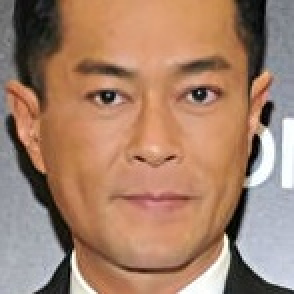
#> input picture dataset/public_face/good/1_00823243-6faa-4848-9eb2-c2cbab4e971d.jpg, 147 x 147 px, given as the content of the folder ../collect_face, which was not available (shown 2 times larger)
$ python face_classifier.py   (older library calls are emulated)
#> lines starting #> are read from the running program, lines starting #| are printed output that depends on the picture; after the words box and inside, x2 and y2 are one past the last pixel; in counts of white or black regions, pixels touching at a corner belong together; pictures that were not available may be replaced by others from this repository, and a replacement may not be noted
# paper https://arxiv.org/ftp/arxiv/papers/1708/1708.02694.pdf
import glob
import os
import shutil
import numpy as np
import cv2

BLUR_THR = 100
COVERAGE_THR = 0.5


def variance_of_laplacian(img):
    return cv2.Laplacian(img, cv2.CV_64F).var()


def main():
    shutil.rmtree('good/', ignore_errors=True)
    shutil.rmtree('bad/', ignore_errors=True)
    os.makedirs('good/')
    os.makedirs('bad/')

    for imageFile in glob.glob("../collect_face/*.jpg"):
        print(imageFile)
        # image = cv2.imread("../collect_face/5a879aa0.jpg")
        image = cv2.imread(imageFile)
#> image is the input picture: shape (147, 147, 3); mean B, G, R 107, 129.2, 165.3
        image = cv2.resize(image, (100, 100))
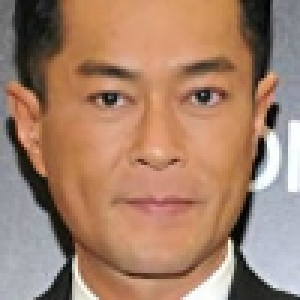
#> image: shape (100, 100, 3) (shown 3 times larger); mean B, G, R 106.9, 129, 165.2

        output_folder = "good/" if is_good_face(image) else "bad/"
        shutil.copyfile(imageFile, output_folder + os.path.basename(imageFile))

        # break


def is_good_face(img):
    if skin_coverage(img) < COVERAGE_THR:
        return False
    if variance_of_laplacian(img) < BLUR_THR:
        return False

    return True


def skin_coverage(img):
    img_hsv = cv2.cvtColor(img, cv2.COLOR_BGR2HSV)
#> img_hsv: shape (100, 100, 3); mean H, S, V 35.3, 94.5, 167.8
    img = np.dstack((img, img_hsv[:, :, :2]))  # channel: BGRHS

    # 20 < B and 40 < 40 and 95 < R and  and 0.23 and 160 < H < 180 and 40 < S < 174
    mask1 = cv2.inRange(img, (20, 40, 95, 0, 40), (255, 255, 255, 50, 174))
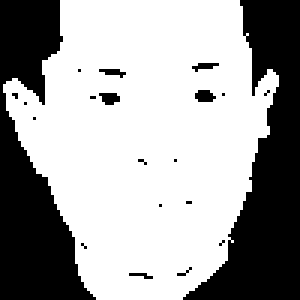
#> mask1: shape (100, 100) (shown 3 times larger); 64% white; 21 black regions (17 under 20 px), largest, box (x1, y1, x2, y2) and area: (61, 0, 100, 100) 1834, (0, 0, 32, 100) 1660, (65, 30, 72, 34) 22, (33, 31, 40, 35) 21
    mask2 = cv2.inRange(img, (20, 40, 95, 160, 40), (255, 255, 255, 180, 174))
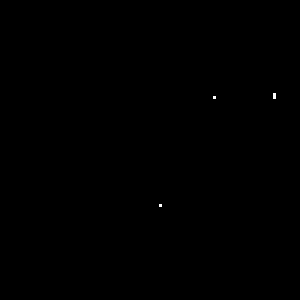
#> mask2: shape (100, 100) (shown 3 times larger); 0.04% white in thin lines or dots, all inside (x1, y1, x2, y2) = (53, 31, 92, 69)
    mask = (mask1 + mask2).astype(bool)
#> mask: shape (100, 100) bool; 64% white; 20 black regions (16 under 20 px), largest, box (x1, y1, x2, y2) and area: (61, 0, 100, 100) 1832, (0, 0, 32, 100) 1660, (33, 31, 40, 35) 21, (65, 30, 71, 34) 21
    # B < R and G < R and 15 < |R - G|
    mask3 = (img[:, :, 0] < img[:, :, 2]) * (15 < img[:, :, 2] - img[:, :, 1])
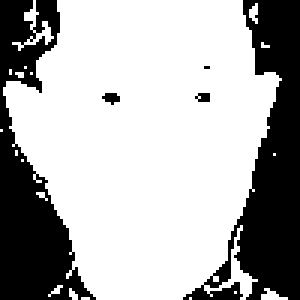
#> mask3: shape (100, 100) bool (shown 3 times larger); 68.9% white; 5 black regions (3 under 20 px), largest, box (x1, y1, x2, y2) and area: (61, 0, 100, 100) 1628, (0, 0, 32, 100) 1450
    mask = mask * mask3
#> mask: shape (100, 100) bool; 63.9% white; 20 black regions (16 under 20 px), largest, box (x1, y1, x2, y2) and area: (61, 0, 100, 100) 1838, (0, 0, 32, 100) 1664, (33, 31, 40, 35) 21, (65, 30, 71, 34) 21

    # cv2.imwrite('skin.jpg', mask*255)

    return mask.sum() / (mask.shape[0] * mask.shape[1])


if __name__ == '__main__':
    main()
#> in main, `output_folder = "good/" if is_good_face(image) else "bad/"`: output_folder = 'good/'

$ run again, on dataset/public_face/good/1_1084759d-838c-4e95-b619-9c335c868479.jpg
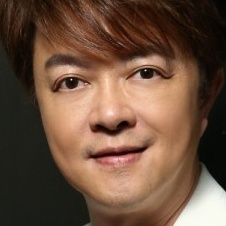
#> input picture dataset/public_face/good/1_1084759d-838c-4e95-b619-9c335c868479.jpg, 226 x 226 px, given as the content of the folder ../collect_face, which was not available
#> in main, image is the input picture: shape (226, 226, 3); mean B, G, R 61.3, 79.1, 107.1
#> image: shape (100, 100, 3)
#> img_hsv: shape (100, 100, 3); mean H, S, V 17.6, 118.7, 107.3
#> in skin_coverage, `mask1 = cv2.inRange(img, (20, 40, 95, 0, 40), (255, 255, 255, 50, 174))`:
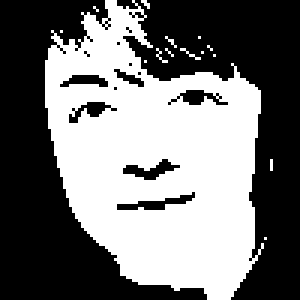
#> mask1: shape (100, 100) (shown 3 times larger); 46% white; 15 white regions (14 under 20 px), largest, box (x1, y1, x2, y2) and area: (15, 0, 88, 100) 4563
#> mask2: shape (100, 100); 0.07% white in thin lines or dots, all inside (x1, y1, x2, y2) = (48, 69, 55, 70)
#> in skin_coverage, `mask3 = (img[:, :, 0] < img[:, :, 2]) * (15 < img[:, :, 2] - img[:, :,..`:
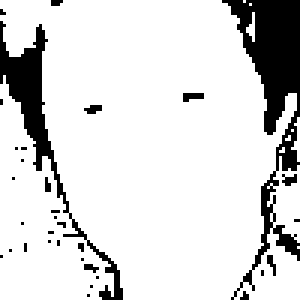
#> mask3: shape (100, 100) bool (shown 3 times larger); 85.2% white; 33 black regions (31 under 20 px), largest, box (x1, y1, x2, y2) and area: (74, 0, 100, 100) 856, (0, 7, 41, 100) 495
#> output_folder = 'bad/'

$ run again, on dataset/public_face/good/1_10dff10f-2d99-47d0-b72c-9759b0cc4fd6.jpg
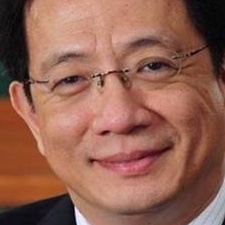
#> input picture dataset/public_face/good/1_10dff10f-2d99-47d0-b72c-9759b0cc4fd6.jpg, 225 x 225 px, given as the content of the folder ../collect_face, which was not available
#> in main, image is the input picture: shape (225, 225, 3); mean B, G, R 82.2, 98, 146
#> image: shape (100, 100, 3)
#> img_hsv: shape (100, 100, 3); mean H, S, V 21.7, 112.3, 146.4
#> in skin_coverage, `mask1 = cv2.inRange(img, (20, 40, 95, 0, 40), (255, 255, 255, 50, 174))`:
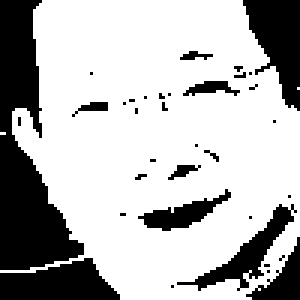
#> mask1: shape (100, 100) (shown 3 times larger); 71.6% white; 35 black regions (26 under 20 px), largest, box (x1, y1, x2, y2) and area: (0, 0, 28, 90) 1255, (81, 0, 100, 37) 424, (0, 86, 40, 100) 391
#> mask2: shape (100, 100); 1.4% white; 11 white regions (10 under 20 px), largest, box (x1, y1, x2, y2) and area: (46, 68, 71, 77) 121
#> in skin_coverage, `mask3 = (img[:, :, 0] < img[:, :, 2]) * (15 < img[:, :, 2] - img[:, :,..`:
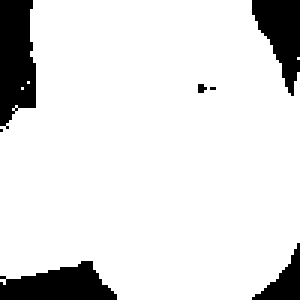
#> mask3: shape (100, 100) bool (shown 3 times larger); 88% white; 7 black regions (3 under 20 px), largest, box (x1, y1, x2, y2) and area: (0, 0, 12, 43) 419, (0, 87, 39, 100) 339, (84, 0, 100, 32) 300, (84, 81, 100, 100) 129
#> output_folder = 'good/'

$ run again, on dataset/public_face/good/1_1178df56-d7e8-4278-ac1a-2546850f557c.jpg
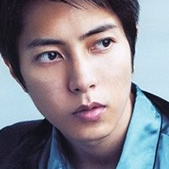
#> input picture dataset/public_face/good/1_1178df56-d7e8-4278-ac1a-2546850f557c.jpg, 169 x 169 px, given as the content of the folder ../collect_face, which was not available
#> in main, image is the input picture: shape (169, 169, 3); mean B, G, R 143.5, 134.5, 137.5
#> image: shape (100, 100, 3)
#> img_hsv: shape (100, 100, 3); mean H, S, V 98.9, 63.8, 156.1
#> in skin_coverage, `mask1 = cv2.inRange(img, (20, 40, 95, 0, 40), (255, 255, 255, 50, 174))`:
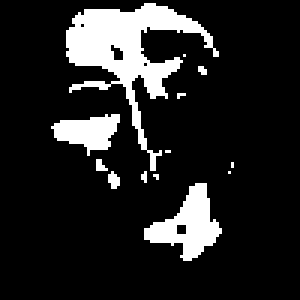
#> mask1: shape (100, 100) (shown 3 times larger); 14% white; 13 white regions (10 under 20 px), largest, box (x1, y1, x2, y2) and area: (22, 1, 73, 57) 847, (48, 61, 74, 87) 313, (17, 38, 40, 52) 186
#> mask2: shape (100, 100); 13% white; 21 white regions (17 under 20 px), largest, box (x1, y1, x2, y2) and area: (13, 27, 74, 90) 1055, (17, 0, 57, 23) 147, (54, 24, 61, 33) 30, (19, 27, 28, 33) 23
#> mask: shape (100, 100) bool; 27% white; 6 white regions (5 under 20 px), largest, box (x1, y1, x2, y2) and area: (13, 0, 74, 90) 2679
#> in skin_coverage, `mask3 = (img[:, :, 0] < img[:, :, 2]) * (15 < img[:, :, 2] - img[:, :,..`:
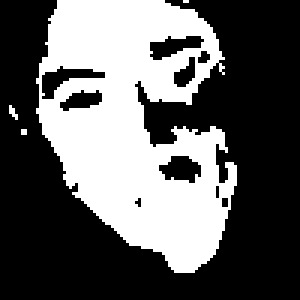
#> mask3: shape (100, 100) bool (shown 3 times larger); 37.5% white; 4 white regions (3 under 20 px), largest, box (x1, y1, x2, y2) and area: (12, 0, 79, 91) 3740
#> output_folder = 'bad/'
